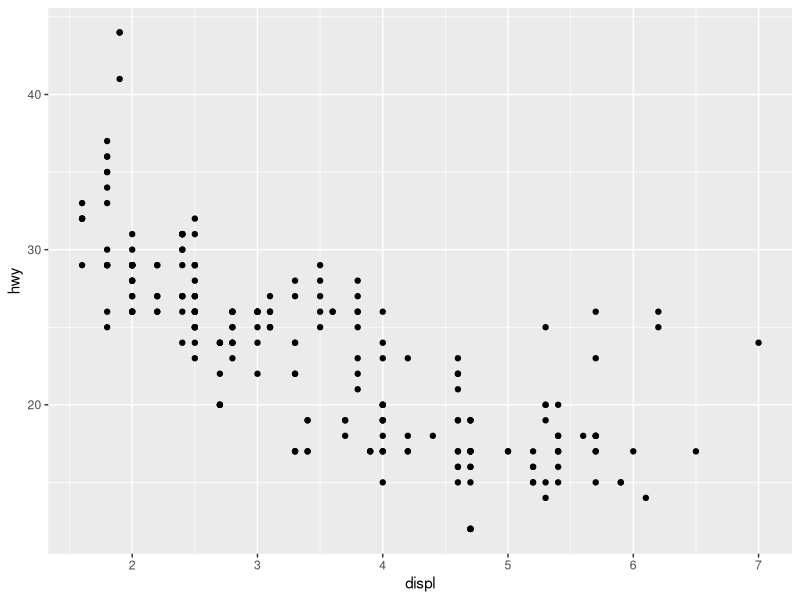
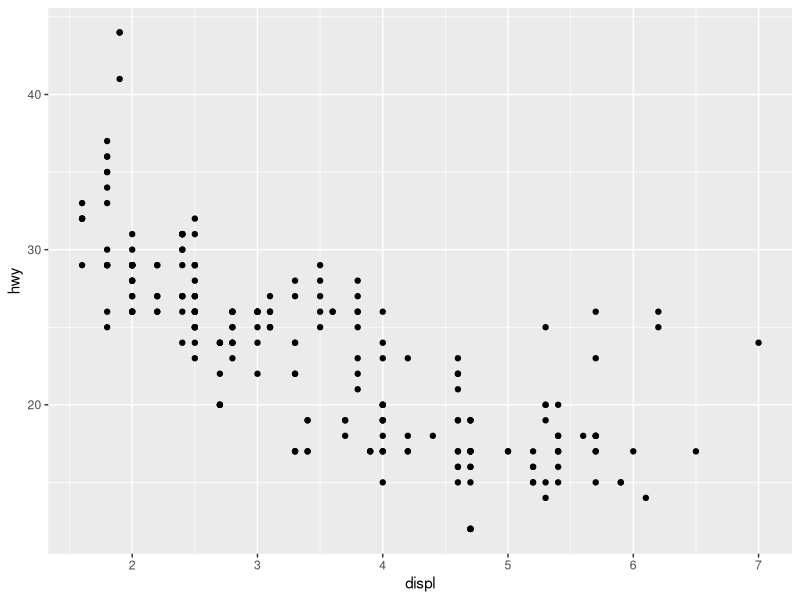
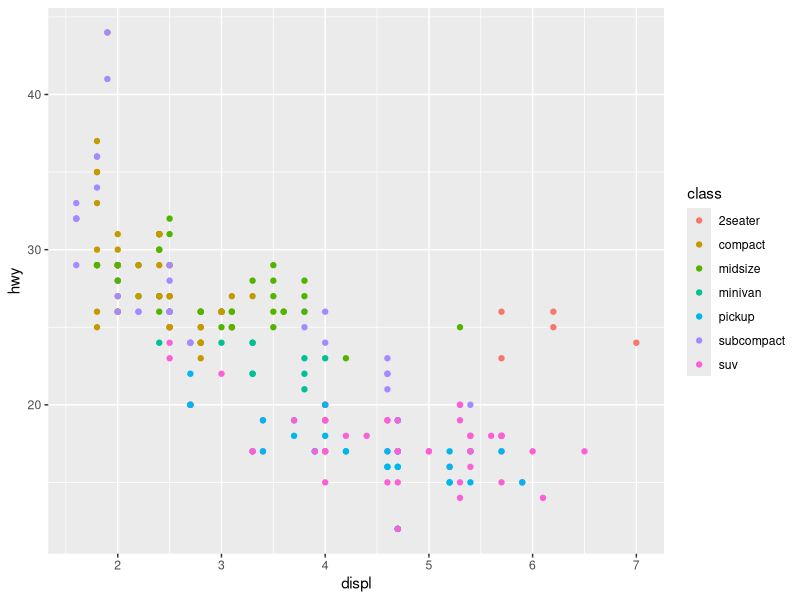
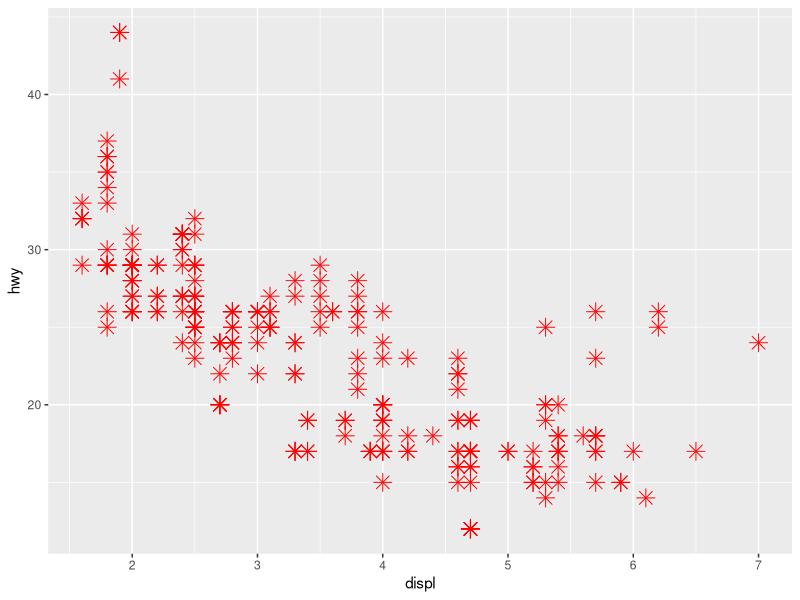
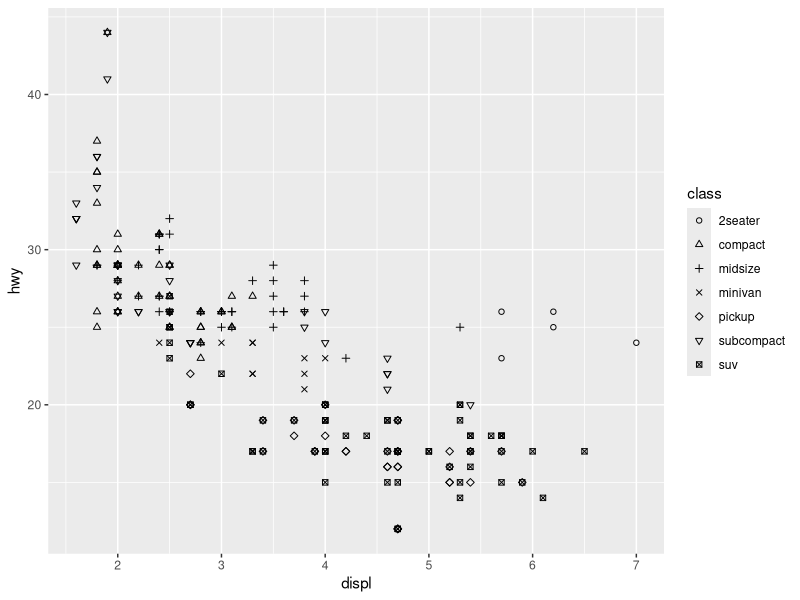
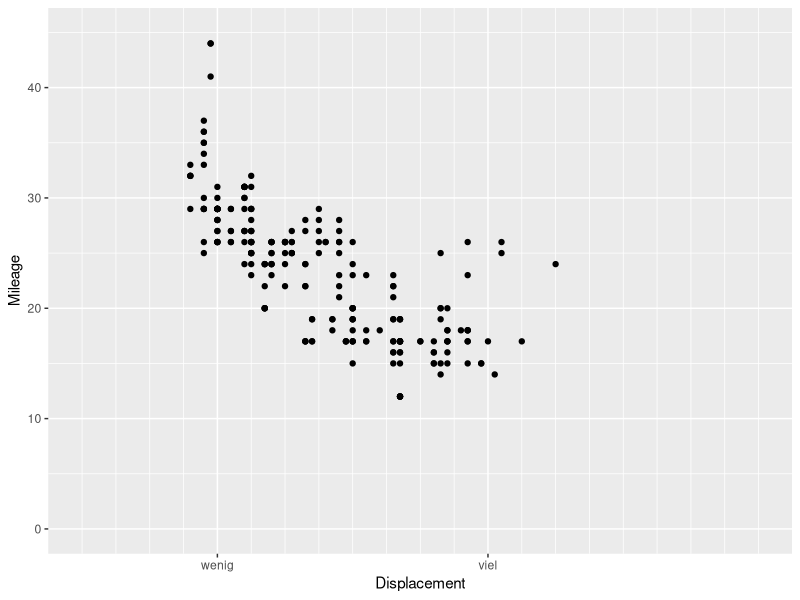
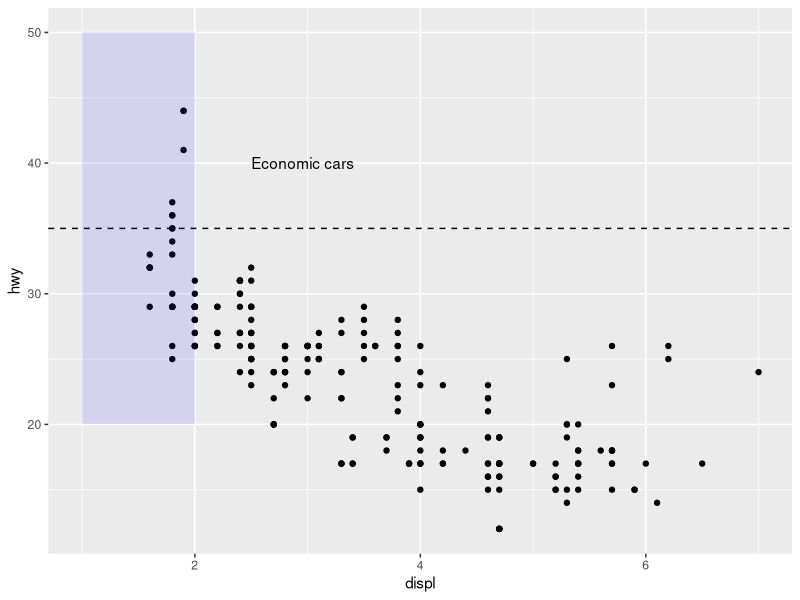
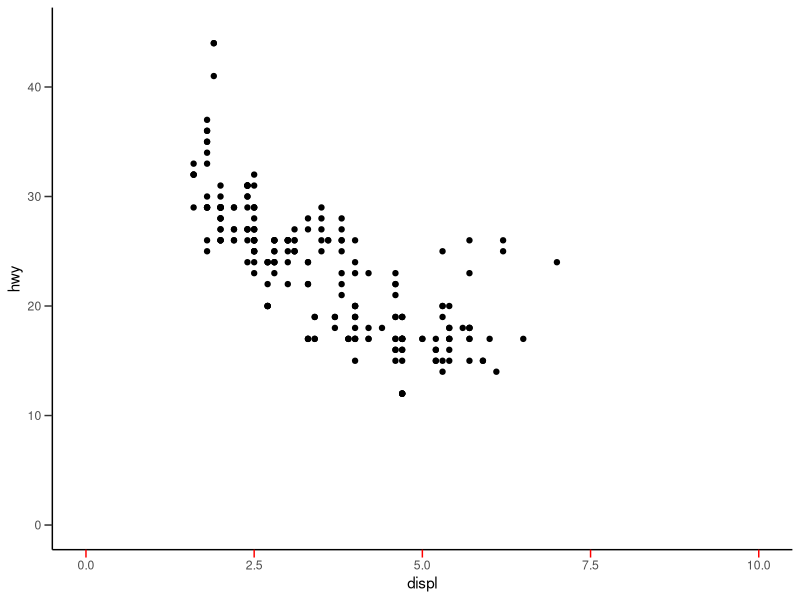

These charts were generated, in order, by the following R code:
library(tidyverse)

ggplot(data = mpg, 
       mapping = aes(x = displ,
                     y = hwy)) +
  geom_point()

# Kurzform
ggplot(mpg, aes(displ, hwy)) +
  geom_point()

# mapping Drittvariable
ggplot(mpg, aes(displ, hwy,
                color = class)) +
  geom_point()


# Konfektionierung Daten
ggplot(mpg, aes(displ, hwy)) +
  geom_point(shape = 8,
             color = 'red',
             size = 4)


# Konfektionierung Daten: shape
ggplot(mpg, aes(displ, hwy,
                shape = class)) +
  geom_point() +
  scale_shape_manual(values = 1:7)


### Achsen
ggplot(mpg, aes(displ, hwy)) +
  geom_point() + 
  coord_cartesian(xlim = c(0,10), ylim = c(0, 45))+
  scale_x_continuous(breaks = c(2,6),
                     minor_breaks = seq(0,10,0.5),
                     labels = c("wenig", "viel"),
                     name = "Displacement") + 
  scale_y_continuous(breaks = seq(0,50,10),
                     minor_breaks = seq(0,45,5),
                     name = "Mileage") 

# Anmerkungen
ggplot(mpg, aes(displ, hwy)) +
  geom_point() +
  geom_hline(yintercept = 35,
             linetype = 'dashed') +
  annotate("rect", xmin = 1, xmax = 2,
           ymin = 20, ymax = 50,
           alpha = .1,fill = "blue") +
  annotate("text", x = 2.5, y = 40,
           label = 'Economic cars',
           vjust = "center", hjust = "left")

# themes
ggplot(mpg, aes(displ, hwy)) +
  geom_point() +
  coord_cartesian(xlim = c(0,10), ylim = c(0, 45))+
  theme_classic() +
  theme(
    axis.ticks.length = unit(0.2, "cm"),
    axis.ticks.x = element_line(color = 'red'))

# Objekt
myPlot <- ggplot(mpg, aes(displ, hwy)) 
myPlot + geom_point()

# export
myPlot <- ggplot(data = mpg, 
                 mapping = aes(x = displ,
                               y = hwy)) +
  scale_x_continuous(name = "Displacement") + 
  scale_y_continuous(name = "Mileage") +
  theme_classic() +
  geom_point()

# ggfs. Paket svglite installieren
ggsave(filename = "myPlot.svg", 
       plot = myPlot,
       width = 5,
       height = 5,
       units = 'cm',
       dpi = 300)

